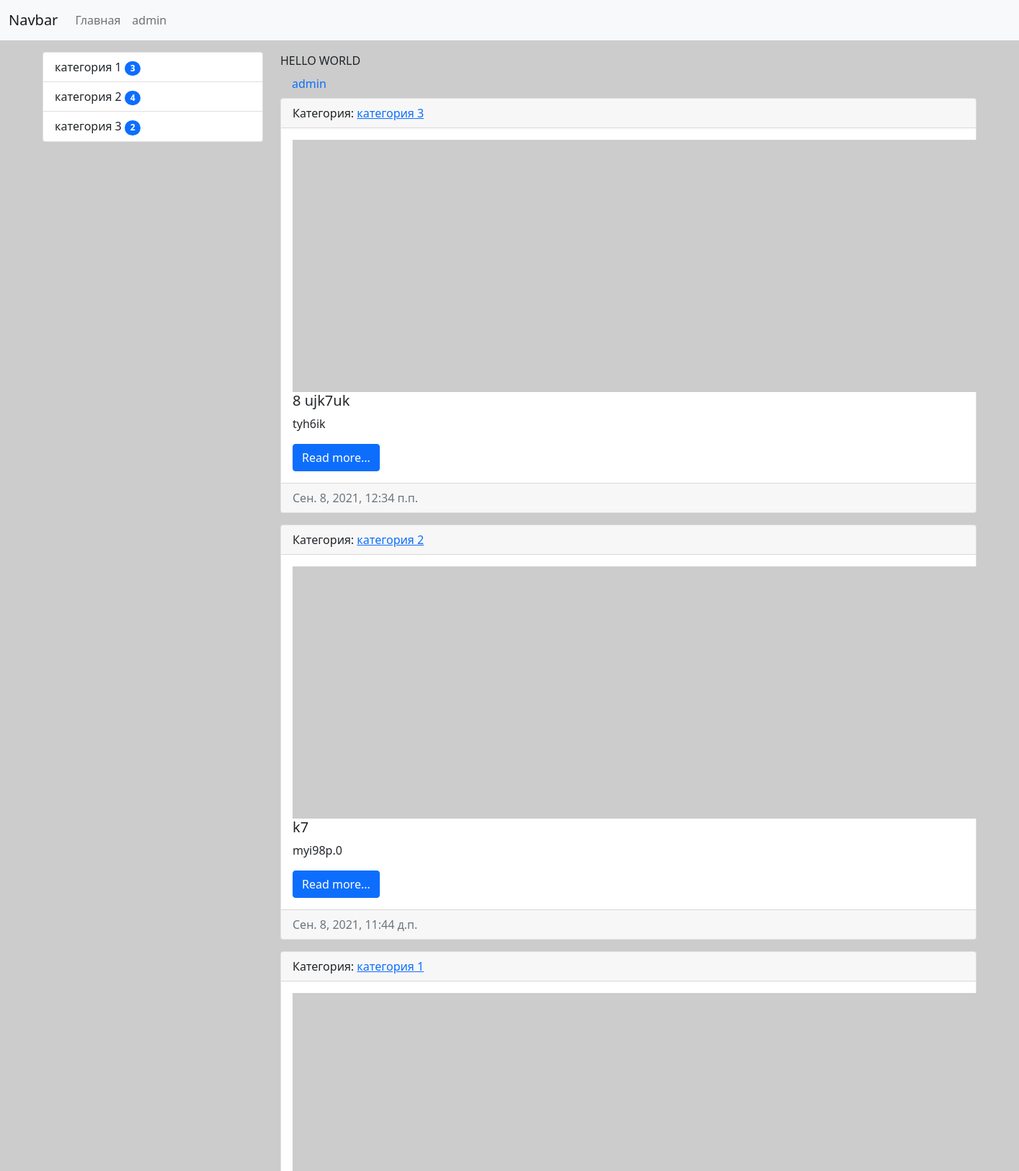
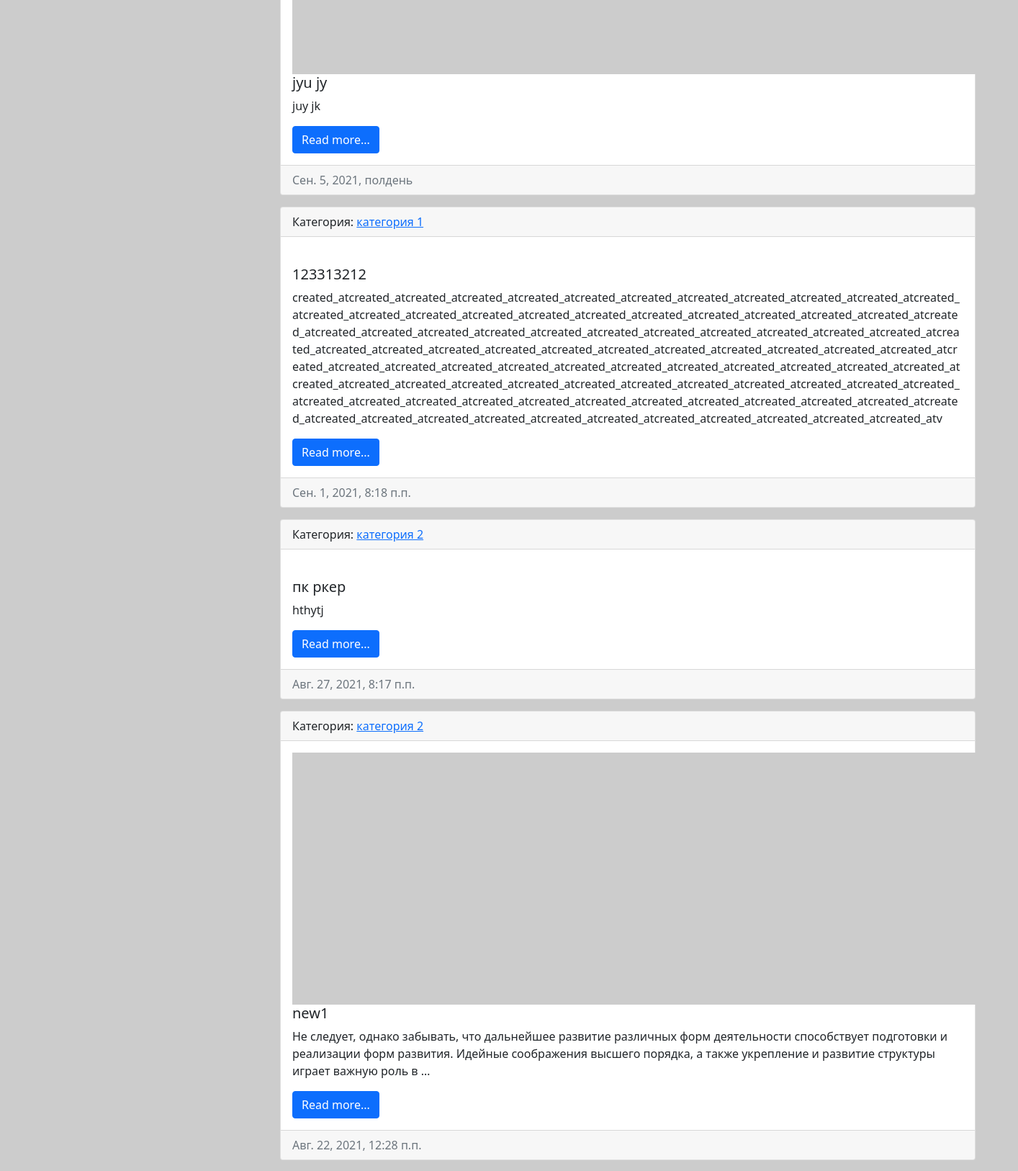
The page / (upper part) on the database its author committed (2 pictures, top to bottom).
### test_site/models.py (models this page shows, shortened)
class Category(models.Model):
    title = models.CharField(max_length=255, verbose_name='Название')
    slug = models.SlugField(unique=True)
    def get_absolute_url(self):
        return reverse('category', kwargs={'category_id': self.pk})
    def __str__(self):
        return self.title
    class Meta:
        verbose_name = 'Категория'
        verbose_name_plural = 'Категории'
        ordering = ['title']

class News(models.Model):
    title = models.CharField(max_length=255, verbose_name='Название')
    slug = models.SlugField(unique=True, null=True, blank=True)
    content = models.TextField(null=True, blank=True)
    created_at = models.DateTimeField(auto_now_add=True, null=True, blank=True)
    updated_at = models.DateTimeField(auto_now=True, null=True, blank=True)
    photo = models.ImageField(upload_to='photos/%Y/%m/%d/', null=True, blank=True, verbose_name='Фото')
    is_published = models.BooleanField(default=True, null=True, blank=True)
    category = models.ForeignKey('Category', on_delete=models.CASCADE)
    def get_absolute_url(self):
        return reverse('view_news', kwargs={"pk": self.pk})
    class Meta:
        ordering = ['-created_at']

### test_site/views.py (the view)
# urls.py: path('', HomeNews.as_view(), name='home'),
class HomeNews(MyMixin, ListView):
    model = News
    template_name = 'test_site/home_news_list.html'
    context_object_name = 'news'
    mixin_prop = 'hello world'
    def get_context_data(self, *, object_list=None, **kwargs):
        context = super().get_context_data(**kwargs)
        context['title'] = self.get_upper('главниея страница')
        context['mixin_prop'] = self.get_prop()
        return context
    def get_queryset(self):
        return News.objects.filter(is_published=True).select_related('category')

### test_site/templatetags/news_tags.py (called while the page is built)
@register.inclusion_tag('test_site/list_categories.html')
def show_categories(arg1='hello', arg2='world'):
    categories = Category.objects.annotate(cnt=Count('news')).filter(cnt__gt=0)
    return {'categories': categories, 'arg1': arg1, 'arg2': arg2}

### test_site/utils.py (called while the page is built)
    def get_prop(self):
        return self.mixin_prop.upper()

    def get_upper(self, s):
        if isinstance(s, str):
            return s.upper
        else:
            return s.title.upper()

### test_site/templates/test_site/home_news_list.html (shortened to what this page needs)
{% extends 'base.html' %}
{% block sidebar %}
{% include 'inc/_sidebar.html' %}
{% endblock sidebar %}
{% block content %}
{{ mixin_prop }}
<a class="nav-link m-r" href="{% url 'admin:index' %}">admin</a>
{%for item in news%}
<div class="card mb-3">
    <div class="card-header">
        Категория: <a href="{{ item.category.get_absolute_url }}">{{item.category}}</a>
    </div>
    <div class="card-body">
        <div class="media">
            {% if item.photo %}
            <img src="{{item.photo.url}}" alt="" width="350" class="mr-3">
            {%else%}
            <img src="https://picsum.photos/id/1060/350/300/?blur=2" alt="" class="mr-3">
            {%endif%}
        </div>
        <div class="media-body">
            <h5 class="card-title">{{item.title}}</h5>
            <p class="card-text">{{item.content | truncatewords:30}}</p>
            <a href="{{ item.get_absolute_url }}" class="btn btn-primary">Read more...</a>
        </div>
    </div>
    <div class="card-footer text-muted">
        {{ item.created_at }}
    </div>
</div>
{%endfor%}
{% endblock content %}

### templates/base.html (shortened to what this page needs)
{% load static %}
<!doctype html>
<html lang="en">
<head>
    <link rel="stylesheet" href="{% static 'bootstrap./css/bootstrap.min.css' %}">
    <link rel="stylesheet" href="{% static 'css/style.css' %}">
</head>
<body>
{% include 'inc/_nav.html' %}
<div class="container mt-3">
    <div class="row">
        <div class="col-md-3">
            {% block sidebar %}SIDEBAR{% endblock sidebar %}
        </div>
        <div class="col-md-9">
            {% block content %}CONTENT{% endblock content %}
        </div>
    </div>
</div>
</body>
</html>

### templates/inc/_nav.html (shortened to what this page needs)
<nav class="navbar navbar-expand-lg navbar-light bg-light">
    <div class="container-fluid">
        <a class="navbar-brand" href="{% url 'home_t1' %}">Navbar</a>
        <div class="collapse navbar-collapse" id="navbarSupportedContent">
            <ul class="navbar-nav me-auto mb-2 mb-lg-0">
                <li class="nav-item"><a class="nav-link" href="{% url 'home_t1' %}">Главная</a></li>
                <li class="nav-item"><a class="nav-link" href="{% url 'admin:index' %}">admin</a></li>
            </ul>
        </div>
    </div>
</nav>

### templates/inc/_sidebar.html (shortened to what this page needs)
{% load news_tags %}
{% show_categories %}

### test_site/templates/test_site/list_categories.html
<div class="list-group">
    {%for item in categories%}
    <a href="{{ item.get_absolute_url }}"
       class="list-group-item list-group-item-action">{{item.title}} <span class="badge bg-primary rounded-pill">{{ item.cnt }}</span></a>
    {%endfor%}
</div>

### rows shown on the page
Category: title "категория 1", cnt "3"
Category: title "категория 2", cnt "4"
Category: title "категория 3", cnt "2"
News: category "категория 3", title "8 ujk7uk", content "tyh6ik", created_at "Сен. 8, 2021, 12:34 п.п."
News: category "категория 2", title "k7", content "myi98p.0", created_at "Сен. 8, 2021, 11:44 д.п."
News: category "категория 1", title "jyu jy", content "juy jk", created_at "Сен. 5, 2021, полдень"
News: category "категория 1", title "123313212", content "created_atcreated_atcreated_atcreated_atcreated_atcreated_atcreated_atcreated_atcreated_atcreated_atcreated_atcreated_atcreated_atcreated_atcreated_atcreated_atcreated_atcreated_atcreated_atcreated_atcreated_atcreated_atcreated_atcreated_atcreated_atcreated_atcreated_atcreated_atcreated_atcreated_atcreated_atcreated_atcreated_atcreated_atcreated_atcreated_atcreated_atcreated_atcreated_atcreated_atcreated_atcreated_atcreated_atcreated_atcreated_atcreated_atcreated_atcreated_atcreated_atcreated_atcreated_atcreated_atcreated_atcreated_atcreated_atcreated_atcreated_atcreated_atcreated_atcreated_atcreated_atcreated_atcreated_atcreated_atcreated_atcreated_atcreated_atcreated_atcreated_atcreated_at…", created_at "Сен. 1, 2021, 8:18 п.п."
News: category "категория 2", title "пк ркер", content "hthytj", created_at "Авг. 27, 2021, 8:17 п.п."
News: category "категория 2", title "new1", content "Не следует, однако забывать, что дальнейшее развитие различных форм деятельности способствует подготовки и реализации форм развития. Идейные соображения высшего порядка, а также укрепление и развитие структуры играет важную роль в …", created_at "Авг. 22, 2021, 12:28 п.п."

### other values the page prints
{{ mixin_prop }} "HELLO WORLD"
